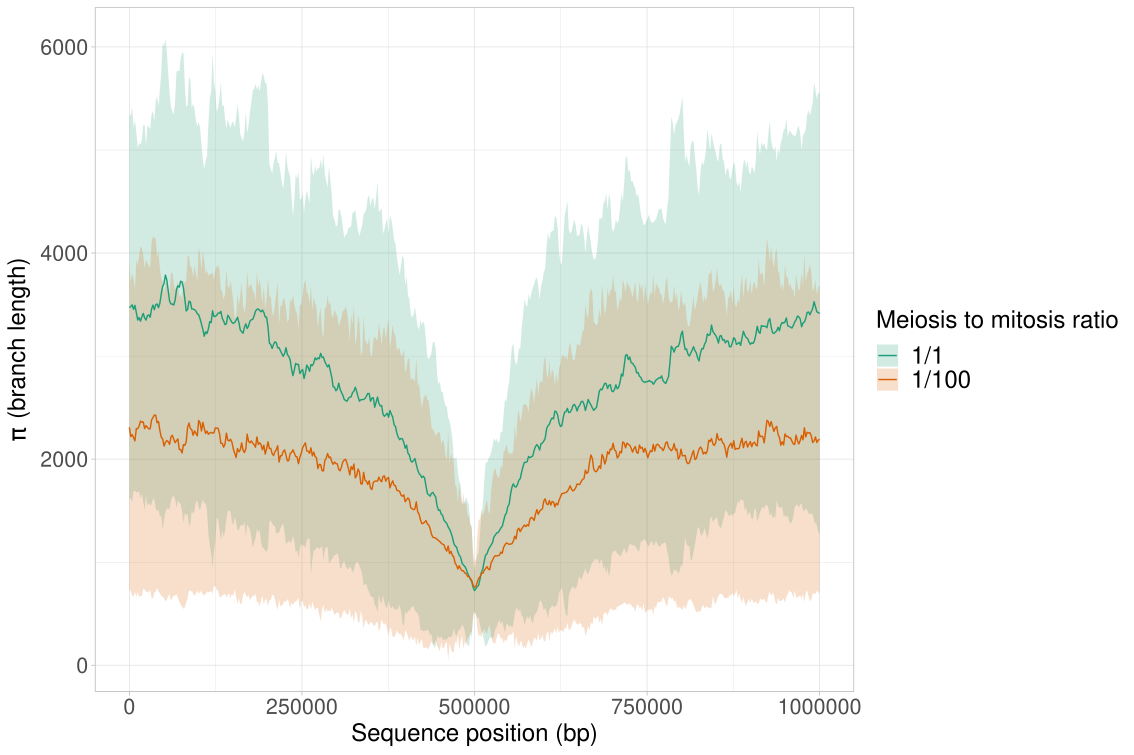

The script that saved this image:
#!/usr/bin/env Rscript

## Author : Louis OLLIVIER ~ louis.ollivier@etu.univ-rouen.fr 
## Université Paris-Saclay
## Lab : LISN ~ UMR9015 ~ BIOINFO team 

###### Package initialization  ----------------------------------------

if (!require('ggplot2', quietly = T)) install.packages('ggplot2');
if (!require('readr', quietly = T)) install.packages('readr');
if (!require('tibble', quietly = T)) install.packages('tibble');
if (!require('dplyr', quietly = T)) install.packages('dplyr');
if (!require('sjPlot', quietly = T)) install.packages('sjPlot');
if (!require('RColorBrewer', quietly = T)) install.packages('RColorBrewer');

library(ggplot2)
library(readr)
library(tibble)
library(dplyr)
library(sjPlot)
library(RColorBrewer)

########################################################################

rm(list=ls())

windows = seq(1,1000000,length.out=499)

########################################################################

GR_list = c("EGR", "100GR")

for (GR in GR_list){ 
  data =  read_csv(paste0("pi_",GR,".csv"),col_names = F)
  
  mean = apply(data, 2, mean)
  sd = apply(data, 2, sd)
  ymin = mean-sd
  ymax = mean+sd
  
  # Create a variable name based on the loop index
  GR_table_name = GR
  
  # Assign a value to the dynamically generated variable
  assign(GR_table_name, data.frame(windows,mean,ymin,ymax) %>% add_column(submodel=GR, .before=1))
  }

rm(data,mean,sd,ymin,ymax,windows)

pi_table = bind_rows(EGR,`100GR`) %>%
  as_tibble() %>% 
  mutate(submodel = case_when(
    submodel == "EGR" ~ "1/1",
    submodel == "100GR" ~ "1/100",
    # Add more conditions as needed
    TRUE ~ submodel  # Default: no change for other values
  ))
pi_table

rm(EGR,`100GR`)

########################################################################
num_conditions <- length(unique(pi_table$submodel))
palette_name <- "Dark2"
colors <- brewer.pal(n = num_conditions, name = palette_name)

# Using the extracted color palette for both geom_line and geom_ribbon
pi = ggplot(pi_table, aes(x = windows, y = mean, group = submodel)) +
  geom_ribbon(aes(ymin = ymin, ymax = ymax, fill = submodel),alpha=0.2) +
  geom_line(aes(color = submodel)) +
  scale_color_manual(values = colors) +
  scale_fill_manual(values = colors) +
  labs(x = "Sequence position (bp)",
       y = expression(pi ~ "(branch length)"),
       color="Meiosis to mitosis ratio",
       fill="Meiosis to mitosis ratio",
       linetype="Meiosis to mitosis ratio") + 
  theme_light() + 
  theme(
    axis.title.x = element_text(size=18),
    axis.title.y = element_text(size=18),
    legend.title = element_text(size = 18),
    legend.text = element_text(size = 18),
    axis.text.x = element_text(size = 16),
    axis.text.y = element_text(size = 16)
  )
pi
ggsave("pi.pdf") 
save_plot("pi.svg", fig = pi, width=30, height=20)


rm(list=ls())
